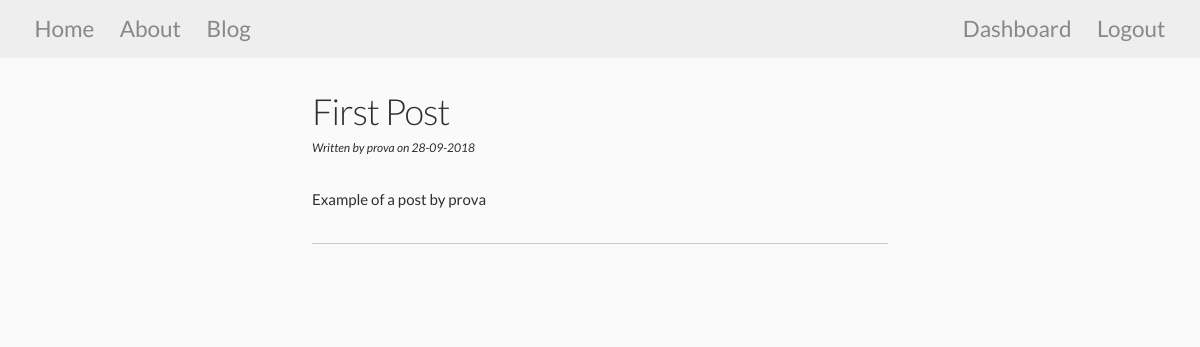
Page /blog/1 (signed in) on the committed database.
### myspace/models.py (models this page shows, shortened)
class Post(db.Model):
  id = db.Column(db.Integer, primary_key=True)
  title = db.Column(db.String(100), nullable=False)
  date_posted = db.Column(db.DateTime, nullable=False, default=datetime.utcnow)
  content = db.Column(db.Text, nullable=False)
  user_id = db.Column(db.Integer, db.ForeignKey('user.id'), nullable=False)

### myspace/views.py (the view)
@app.route("/blog/<int:post_id>")
def post(post_id):
  post = Post.query.get_or_404(post_id)
  return render_template('post-r.html', title=post.title, post=post)

### myspace/templates/post-r.html (shortened to what this page needs)
{% extends 'layout.html' %}
{% block body %}
  <article id="post">
    <div>
      <div id="post-header">
        <div>
          <h3>{{ post.title }}</h3>
          <small><em>Written by {{ post.user_id }} on {{ post.date_posted.strftime('%d-%m-%Y') }}</em></small>
        </div>
      </div>
      <div class="post-contents">
        <p>{{ post.content }}</p>
      </div>
    </div>
    <hr>
  </article>
{% endblock body %}

### myspace/static/css/styles.css (style rules this page uses)
:root { --main-text-color: #2f2f2f; --main-bg-color: #fafafa; --light-blue-color: rgb(126, 193, 196); --dark-blue-color: rgb(106, 133, 190); }
body { font: 15px/1.5 'Lato', Helvetica,sans-serif; margin: 0; padding: 0; overflow-x: hidden; color: var(--main-text-color); background-color: var(--main-bg-color); }
hr { display: block; height: 1px; border: 0; border-top: 1px solid #ccc; margin: 1em 0; padding: 0; }
article * { margin: 0; }
#post { margin: auto; width: 60%; margin-bottom: 5em; }
#post .post-contents { text-align: justify; line-height: 1.7em; margin: 2em 0; }

### rows in the picture
Post: title "First Post", user_id "prova", date_posted "28-09-2018", content "Example of a post by prova"
